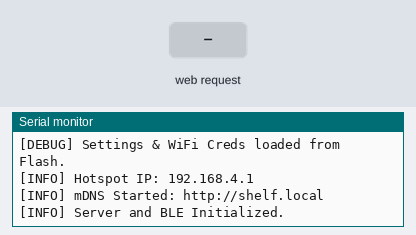
This sketch was run on a simulated ESP32. Shown: the last lines printed to the serial monitor. The inputs (shaded band) are chosen by the test bench. WiFi joins after 1.5 s; servers stay silent unless stated; EEPROM starts erased; nothing arrives over Bluetooth unless stated. At 8.8 s the program restarts the board; the recording ends there.

Above: at 2.2 s.
2.3 s: HTTP request GET / received
At 3.5 s:
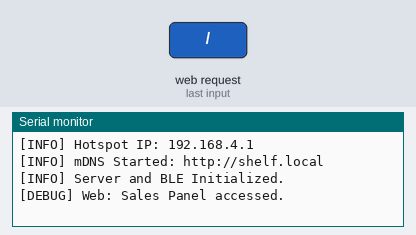
3.8 s: HTTP request GET /admin received
At 4.6 s:
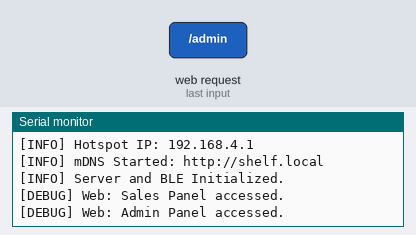
5.3 s: HTTP request GET /set received
At 6.0 s:
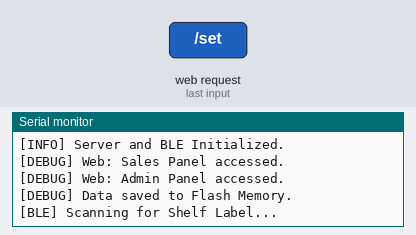
6.8 s: HTTP request GET /save_wifi received
At 8.2 s:
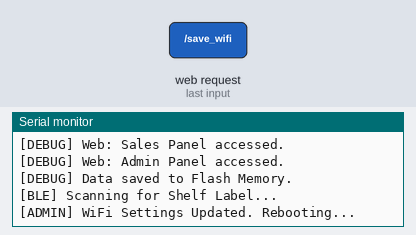

Measured:
- after the input at 2.3 s, the serial monitor: prints a new line at once (image 1)
- after the input at 3.8 s, the serial monitor: prints a new line at once (image 2)
- after the input at 5.3 s, the serial monitor: prints a new line at once (image 3)
- after the input at 6.8 s, the serial monitor: prints a new line at once (image 4)

The sketch:

Gatway_with_dashboard.ino
```cpp
#include <WiFi.h>
#include <WebServer.h>
#include <PubSubClient.h>
#include <BLEDevice.h>
#include <ESPmDNS.h>      //used for changing DHCP I  P to static name
#include <Preferences.h>  //Used for storing data in flash


//Confugration
#define ADMIN_USERNAME  "admin"
#define ADMIN_PASSWORD  "admin"

#define AIO_SERVER      "io.adafruit.com"
#define IO_USERNAME     ""
#define IO_KEY          ""

#define FEED_PROD       "shelf-prod"
#define FEED_QTY        "shelf-qty"
#define FEED_PRICE      "shelf-price"
#define FEED_DISC       "shelf-disc"
#define FEED_SEND       "shelf-send"

#define TARGET_NAME     "ShelfLabel_01"
#define SERVICE_UUID    "12345678-1234-1234-1234-1234567890ab"
#define CHAR_UUID       "abcd1234-5678-90ab-cdef-1234567890ab"

//Global Variables
WiFiClient espClient;
PubSubClient mqtt(espClient);
WebServer server(80);
Preferences pref;

String partProd, partQty, partPrice, partDisc;
String staSSID, staPASS;
bool dataPending = false;

//Function Declaration
void saveData();
void loadAllSettings();
void handleRoot();
void handleAdmin();
void mqttCallback(char* topic, byte* payload, unsigned int length);

//Setup Function
void setup() {
  Serial.begin(115200);
  delay(1000);
  Serial.println("      GATEWAY SYSTEM START    ");

  loadAllSettings();

  // 1. Hotspot Setup
  WiFi.mode(WIFI_AP_STA);
  WiFi.softAP("Shelf-Gateway", "12345678");
  Serial.print("[INFO] Hotspot IP: "); Serial.println(WiFi.softAPIP());

  // 2. Home WiFi Setup
  if (staSSID != "" && staSSID != "NULL") {
    Serial.print("[INFO] Connecting to Home WiFi: "); Serial.println(staSSID);
    WiFi.begin(staSSID.c_str(), staPASS.c_str());
  }

  // 3. mDNS Setup
  if (MDNS.begin("shelf")) {
    Serial.println("[INFO] mDNS Started: http://shelf.local");
    MDNS.addService("http", "tcp", 80);
  } else {
    Serial.println("[ERROR] mDNS Failed!");
  }

  // 4. Server Routes
  server.on("/", handleRoot);
  server.on("/admin", handleAdmin);
  server.on("/set", [](){
    partProd = server.arg("p"); partQty = server.arg("q");
    partPrice = server.arg("pr"); partDisc = server.arg("d");
    saveData();
    server.send(200, "text/html", "Stored! <script>setTimeout(()=>location.href='/',1000);</script>");
  });
  server.on("/save_wifi", [](){
    if (!server.authenticate(ADMIN_USERNAME, ADMIN_PASSWORD)) return server.requestAuthentication();
    pref.begin("wifi-creds", false);
    pref.putString("ssid", server.arg("s"));
    pref.putString("pass", server.arg("p"));
    pref.end();
    server.send(200, "text/html", "Rebooting...");
    Serial.println("[ADMIN] WiFi Settings Updated. Rebooting...");
    delay(2000); ESP.restart();
  });

  server.begin();
  mqtt.setServer(AIO_SERVER, 1883);
  mqtt.setCallback(mqttCallback);
  BLEDevice::init("GATEWAY");
  Serial.println("[INFO] Server and BLE Initialized.");
}

//Loop Function
void loop() {
  server.handleClient();

  // Every 10 seconds, print status for debugging
  static unsigned long lastStatus = 0;
  if (millis() - lastStatus > 10000) {
    if (WiFi.status() == WL_CONNECTED) {
      Serial.print("[STATUS] WiFi Connected (IP: "); Serial.print(WiFi.localIP()); Serial.println(")");
    } else {
      Serial.println("[STATUS] WiFi Disconnected from Home Network.");
    }
    lastStatus = millis();
  }

  // MQTT Connection Logic
  if (WiFi.status() == WL_CONNECTED) {
    if (!mqtt.connected()) {
      Serial.print("[MQTT] Attempting connection...");
      if (mqtt.connect("ESP32_Gate_Main", IO_USERNAME, IO_KEY)) {
        Serial.println("Success!");
        mqtt.subscribe(IO_USERNAME "/feeds/" FEED_PROD);
        mqtt.subscribe(IO_USERNAME "/feeds/" FEED_QTY);
        mqtt.subscribe(IO_USERNAME "/feeds/" FEED_PRICE);
        mqtt.subscribe(IO_USERNAME "/feeds/" FEED_DISC);
        mqtt.subscribe(IO_USERNAME "/feeds/" FEED_SEND);
      } else {
        Serial.print("Failed, state: "); Serial.println(mqtt.state());
      }
    }
    mqtt.loop();
  }

  // BLE Scan and Connect Logic
  if (dataPending) {
    static unsigned long lastScan = 0;
    if (millis() - lastScan > 5000) { // Scan every 5 seconds
      Serial.println("[BLE] Scanning for Shelf Label...");
      BLEScan* pScan = BLEDevice::getScan();
      pScan->setActiveScan(true);
      BLEScanResults* results = pScan->start(1, false);

      for (int i = 0; i < results->getCount(); i++) {
        BLEAdvertisedDevice device = results->getDevice(i);
        if (device.getName() == TARGET_NAME) {
          Serial.println("[BLE] Target Found! Connecting...");
          BLEClient* pClient = BLEDevice::createClient();
          if (pClient->connect(device.getAddress())) {
            BLERemoteService* pSvc = pClient->getService(SERVICE_UUID);
            if (pSvc) {
              BLERemoteCharacteristic* pChr = pSvc->getCharacteristic(CHAR_UUID);
              if (pChr) {
                String payload = partProd + "|" + partQty + "|" + partPrice + "|" + partDisc;
                pChr->writeValue(payload.c_str(), payload.length());
                Serial.println("[BLE] DATA SENT: " + payload);
                dataPending = false;
                pref.begin("shelf-data", false); pref.putBool("pending", false); pref.end();
              }
            }
            pClient->disconnect();
          } else {
            Serial.println("[BLE] Connection Failed.");
          }
        }
      }
      pScan->clearResults();
      lastScan = millis();
    }
  }
}

//Function Definations
//Storage Logic
void saveData() {
  pref.begin("shelf-data", false);
  pref.putString("p", partProd); pref.putString("q", partQty);
  pref.putString("pr", partPrice); pref.putString("d", partDisc);
  pref.putBool("pending", true);
  pref.end();
  dataPending = true;
  Serial.println("\n[DEBUG] Data saved to Flash Memory.");
}

void loadAllSettings() {
  pref.begin("shelf-data", true);
  partProd = pref.getString("p", "Empty");
  partQty  = pref.getString("q", "0");
  partPrice = pref.getString("pr", "0");
  partDisc  = pref.getString("d", "0%");
  dataPending = pref.getBool("pending", false);
  pref.end();

  pref.begin("wifi-creds", true);
  staSSID = pref.getString("ssid", "");
  staPASS = pref.getString("pass", "");
  pref.end();
  Serial.println("[DEBUG] Settings & WiFi Creds loaded from Flash.");
}

//Webpages
void handleRoot() {
  Serial.println("[DEBUG] Web: Sales Panel accessed.");
  String h = "<html><head><meta name='viewport' content='width=device-width, initial-scale=1.0'><style>body{font-family:sans-serif; text-align:center; background:#f4f7f6; padding:20px;}.card{background:white; padding:15px; max-width:400px; margin:10px auto; border-radius:12px; box-shadow:0 4px 10px rgba(0,0,0,0.1);}input{margin:5px 0; padding:10px; width:90%; border-radius:5px; border:1px solid #ccc;}button{padding:12px; width:90%; background:#3498db; color:white; border:none; border-radius:8px; font-weight:bold; cursor:pointer;}</style></head><body>";
  h += "<h2>Sales Update Panel</h2>";
  h += "<div class='card'><h3>Update Price/Qty</h3><form action='/set'>";
  h += "Product: <input name='p' value='"+partProd+"'>";
  h += "Qty: <input name='q' value='"+partQty+"'>";
  h += "Price: <input name='pr' value='"+partPrice+"'>";
  h += "Discount: <input name='d' value='"+partDisc+"'>";
  h += "<button type='submit'>PUSH TO SHELF</button></form></div>";
  h += "<p style='font-size:0.8em; color:#999;'>Go to /admin to change WiFi settings.</p></body></html>";
  server.send(200, "text/html", h);
}

void handleAdmin() {
  if (!server.authenticate(ADMIN_USERNAME, ADMIN_PASSWORD)) {
    Serial.println("[DEBUG] Web: Unauthorized Admin Access Attempt.");
    return server.requestAuthentication();
  }
  Serial.println("[DEBUG] Web: Admin Panel accessed.");
  String h = "<html><head><meta name='viewport' content='width=device-width, initial-scale=1.0'><style>body{font-family:sans-serif; text-align:center; background:#fee; padding:20px;}.card{background:white; padding:15px; max-width:400px; margin:10px auto; border-radius:12px; border:2px solid #e74c3c;}input{margin:5px 0; padding:10px; width:90%;}button{padding:12px; width:90%; background:#e74c3c; color:white; border:none; border-radius:8px; font-weight:bold; cursor:pointer;}</style></head><body>";
  h += "<h2>⚠️ Admin System Settings</h2><div class='card'><h3>WiFi Configuration</h3><form action='/save_wifi'>";
  h += "SSID: <input name='s' value='"+staSSID+"'><br>";
  h += "Pass: <input name='p' type='password' value='"+staPASS+"'><br>";
  h += "<button type='submit'>SAVE & REBOOT</button></form></div>";
  h += "<br><a href='/'>Back to Sales</a></body></html>";
  server.send(200, "text/html", h);
}

//MQTT Callback
void mqttCallback(char* topic, byte* payload, unsigned int length) {
  String msg = ""; for (int i=0; i<length; i++) msg += (char)payload[i];
  String t = String(topic);
  Serial.print("\n[MQTT] Message Arrived ["); Serial.print(t); Serial.print("]: "); Serial.println(msg);

  if (t.endsWith(FEED_PROD))      partProd = msg;
  else if (t.endsWith(FEED_QTY))  partQty = msg;
  else if (t.endsWith(FEED_PRICE)) partPrice = msg;
  else if (t.endsWith(FEED_DISC))  partDisc = msg;
  else if (t.endsWith(FEED_SEND)) {
    if (msg == "1" || msg == "ON") {
      Serial.println("[MQTT] Trigger received! Saving data.");
      saveData();
    }
  }
}
```
